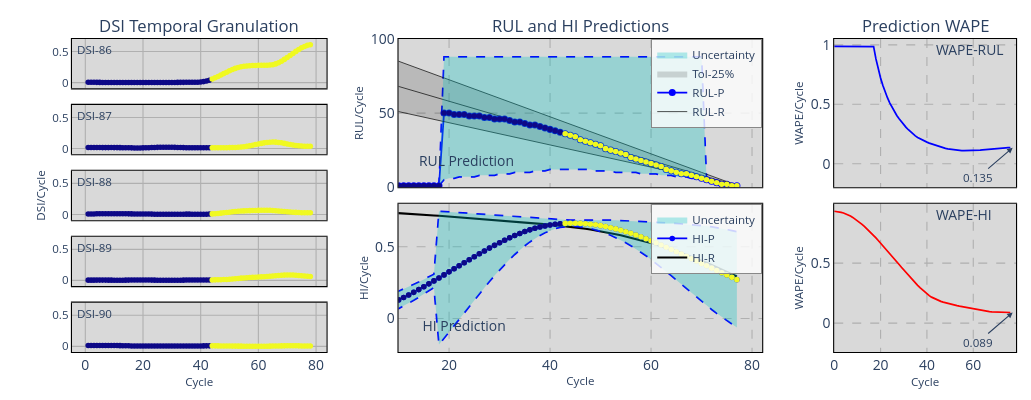
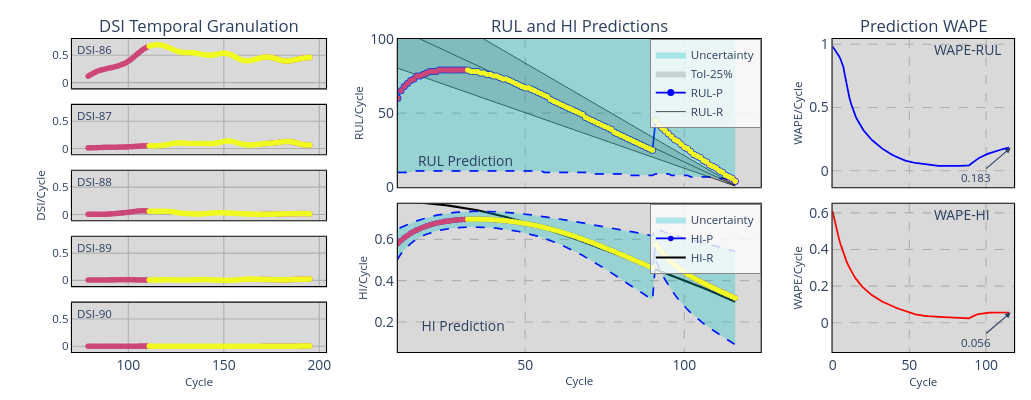

Notebook source saved alongside these figures, in order:
### Code cell
RS1 = pd.read_csv(r'Dataset\DSIR1n\B1_1.csv')
HI = pd.read_csv(r'Dataset\HI1\Bearing1_1.csv')
sig = HI['PC1'].values
params = df.iloc[i, 1:12].values
m,nI,nR,nO,mO,N1,N2,N3,τ,act,W = ParseParams(params)
X, Y, Z, kX = PrepareData(RS1, HI, W, nI, nO, mO)
ref, J, L = RefEoL(sig, EOL, kX) 
teda = AutoCloud(m=m,nI=nI,nR=nR,nO=nO,mO=mO,ηS=[N1,N2,N3],
			  tau=τ,eol=EOL,ref=ref,act=act,
			  wtaG=False,wtaP=False,store=True,feedback='symmetric',
			  rho=RHO,intr_state='carry',**RHO_KW
			  )

teda.SimGranularRUL(J,L,X,Y,Z,MODE_RUL)
print(f"HI : cov={teda.cov:.3f} | sp={teda.sp:.3f} | V=média(cov*sp)={teda.V:.4f} | Vsum={teda.Vsum:.4f} | "
      f"rho: {teda.rho_hist[0]:.3f} -> {teda.rho_hist[-1]:.3f} ({teda.rho_mode})")

PlotSimulation(teda=teda,mode='ply',xi=10, yf=100,ftrs=5,dsi_mode='hide')

RS2 = pd.read_csv(r'Dataset\DSIR1n\B1_2.csv')
HI = pd.read_csv(r'Dataset\HI1\Bearing1_2.csv')
sig = HI['PC1'].values
X, Y, Z, kX = PrepareData(RS2, HI, W, nI, nO, mO)
ref, J, L = RefEoL(sig, EOL, kX) 

teda.restart(ref,'keep',Y[0])
teda.SimGranularRUL(J,L,X,Y,Z,MODE_RUL)
print(f"HI : cov={teda.cov:.3f} | sp={teda.sp:.3f} | V=média(cov*sp)={teda.V:.4f} | Vsum={teda.Vsum:.4f} | "
      f"rho: {teda.rho_hist[0]:.3f} -> {teda.rho_hist[-1]:.3f} ({teda.rho_mode})")
PlotSimulation(teda=teda,mode='ply',xi=10, yf=100,ftrs=5,dsi_mode='hide')
